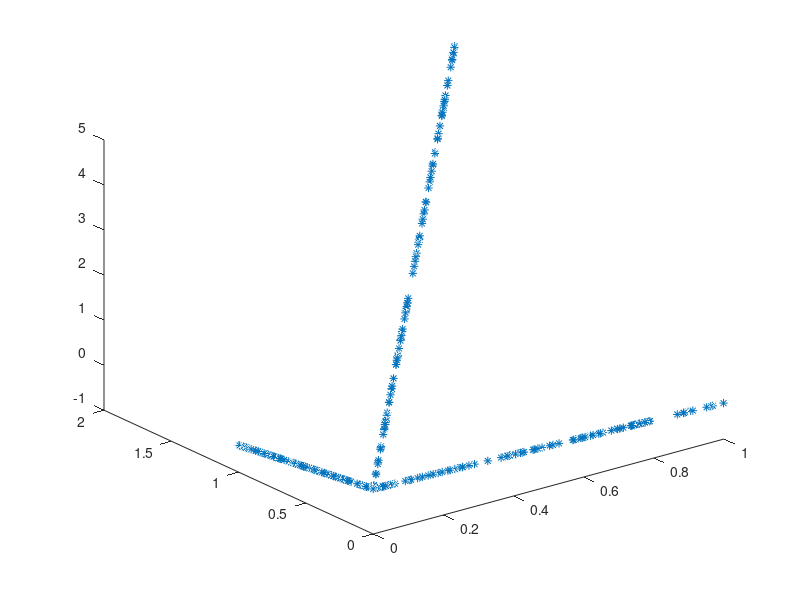

Here is the MATLAB script that generated this plot:
%%  Numerical Methods Lecture 3

null([ 1 8 4 2 -4 ; 
       1 1 5 7 9  ;
       8 -5 1 -4 2;
       2 3 -1 3 -21;
       4 2 3 8 -8])
%% 

A = [ 1 0 1 ; 1 1 2 ; 0 1 1 ]
A_t = A.'

rref(A_t * A)

null(A_t * A)


(A_t * A)*20*[ 1.3 1 -1].'

%%

A = [ 1 1 2 ; 1 2 3 ; 1 2 3];  

c = [ 0 ; 0 ; 0]

for i = 1 : 1000

v = rand(3,1)

c = [ c A * v] 

end

for i = 1 : 100

v = 1*rand(1,1)*[ 1 1 -1].';

c = [ c v] 

v = 1*rand(1,1)*[1 1 1].';

c = [ c v] 

v = 1*rand(1,1)*[1 2 2].';

c = [ c v] 

v = 1*rand(1,1)*[2 3 3].';

c = [ c v] 

end

plot3(c(1,:), c(2,:), c(3,:),'*')


%%

A = [ 1 2 5 ; 2 4 10 ];

c = [ 0 0 0].'

basis = [ 1 2 5].';
u1 = [ 1 0 -1/5].';
u2 = [ 0 1 -2/5].';

for i = 1:100
   
    c = [c rand(1,1)*basis];
    c = [c rand(1,1)*u1];
    c = [c rand(1,1)*u2];
    
end


A * (u1)


plot3(c(1,:), c(2,:), c(3,:),'*')






